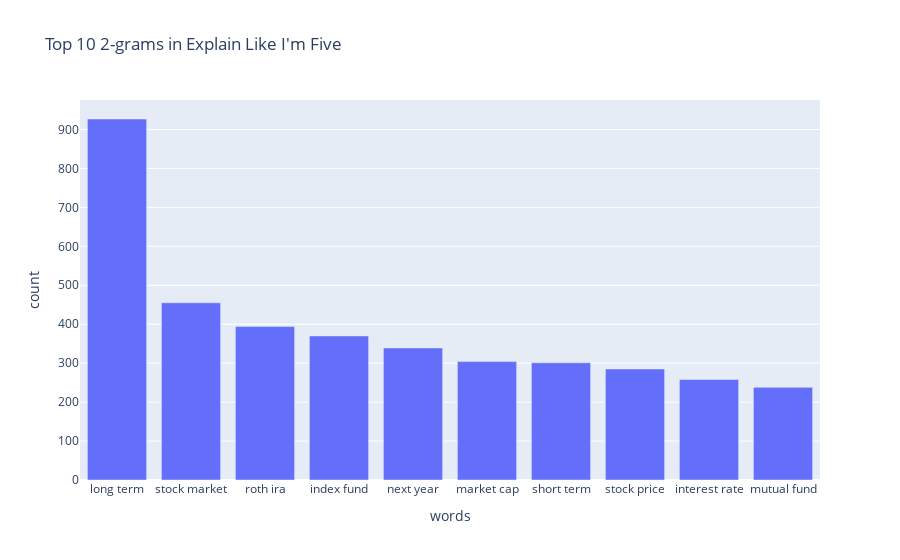

The notebook cell this image was saved under:
### Code cell
fig = px.bar(counts_df2.head(10), x='words', y='count', title="Top 10 2-grams in Explain Like I'm Five")
fig.show()

### Figure 1 — Plotly figure (JSON) as saved in the notebook; plotly's stock layout.template omitted (floating-point values rounded to 4 significant figures)
{"data": [{"alignmentgroup": "True", "hovertemplate": "words=%{x}<br>count=%{y}<extra></extra>", "legendgroup": "", "marker": {"color": "#636efa"}, "name": "", "offsetgroup": "", "orientation": "v", "showlegend": false, "textposition": "auto", "type": "bar", "x": ["long term", "stock market", "roth ira", "index fund", "next year", "market cap", "short term", "stock price", "interest rate", "mutual fund"], "xaxis": "x", "y": [927, 455, 394, 370, 339, 304, 301, 285, 258, 238], "yaxis": "y"}], "layout": {"barmode": "relative", "legend": {"tracegroupgap": 0}, "title": {"text": "Top 10 2-grams in Explain Like I'm Five"}, "xaxis": {"anchor": "y", "domain": [0, 1], "title": {"text": "words"}}, "yaxis": {"anchor": "x", "domain": [0, 1], "title": {"text": "count"}}}}
